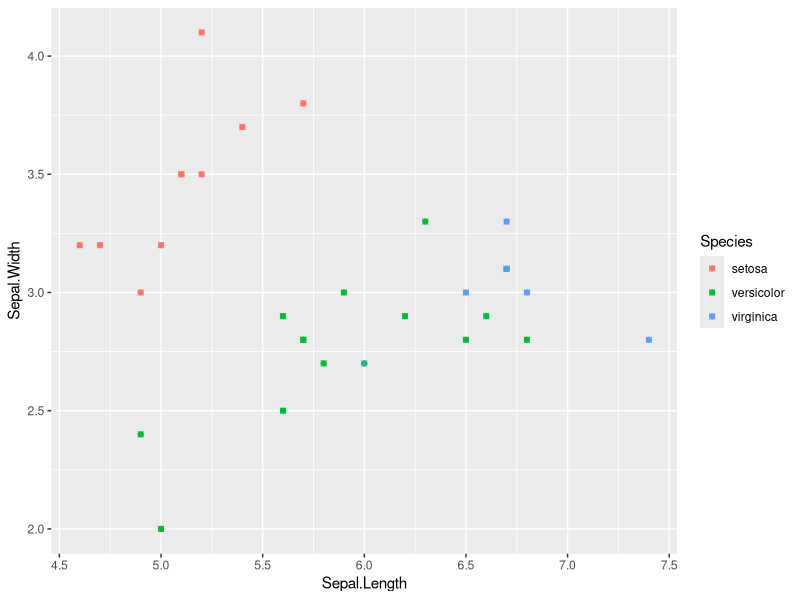

Here is the R script that generated this plot:
# Load the "class" package for the knn function
library(class)

# Load a sample dataset
data(iris)
mydata <- iris

# Split the data into training and test sets
set.seed(123) # for reproducibility
train_index <- sample(1:nrow(mydata), 0.8*nrow(mydata))
train_data <- mydata[train_index,]
test_data <- mydata[-train_index,]
dim(train_data)
dim(test_data)

# Perform KNN classification
predicted_labels <- knn(train_data[,1:4], test_data[,1:4], train_data[,5], k=3)

# Print accuracy
cat("Accuracy:", mean(predicted_labels == test_data[,5]), "\n")

# Plot the results
library(ggplot2)
ggplot(test_data, aes(Sepal.Length, Sepal.Width, color=Species)) +
  geom_point() +
  geom_point(data=data.frame(test_data[,1:4], predicted_labels), aes(Sepal.Length, Sepal.Width, color=predicted_labels),shape=4)
